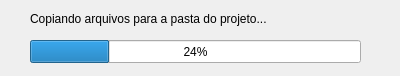
<?xml version="1.0" encoding="UTF-8"?>
<ui version="4.0">
 <class>WaitingDialog</class>
 <widget class="QDialog" name="WaitingDialog">
  <property name="geometry">
   <rect>
    <x>0</x>
    <y>0</y>
    <width>400</width>
    <height>76</height>
   </rect>
  </property>
  <property name="windowTitle">
   <string>Dialog</string>
  </property>
  <widget class="QLabel" name="lbl_message">
   <property name="geometry">
    <rect>
     <x>30</x>
     <y>10</y>
     <width>301</width>
     <height>17</height>
    </rect>
   </property>
   <property name="text">
    <string>Copiando arquivos para a pasta do projeto...</string>
   </property>
  </widget>
  <widget class="QProgressBar" name="pgb_status">
   <property name="geometry">
    <rect>
     <x>30</x>
     <y>40</y>
     <width>331</width>
     <height>23</height>
    </rect>
   </property>
   <property name="value">
    <number>24</number>
   </property>
  </widget>
 </widget>
 <resources/>
 <connections/>
</ui>
